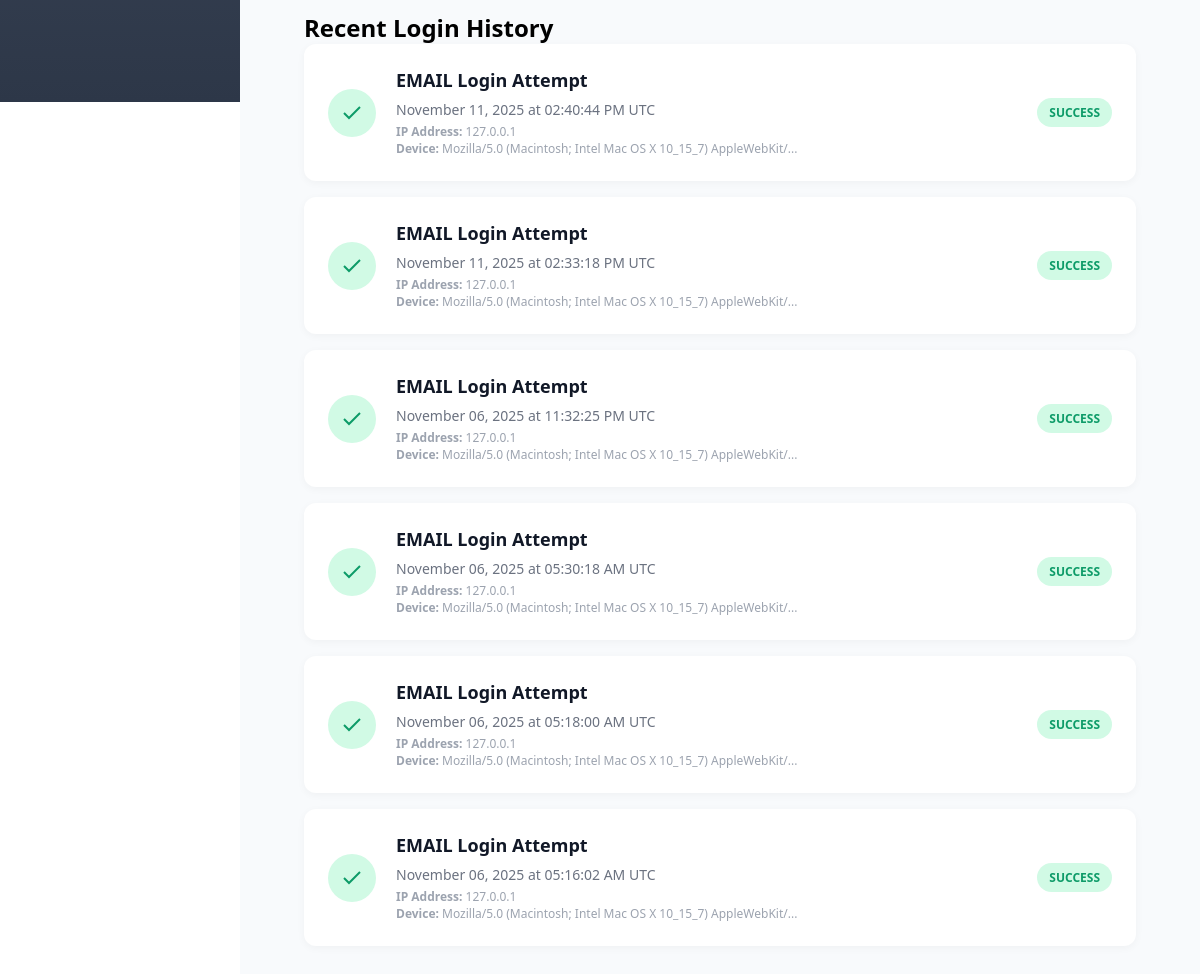
/recent-activity (signed in, lower part), run on an earlier commit of the app's database.
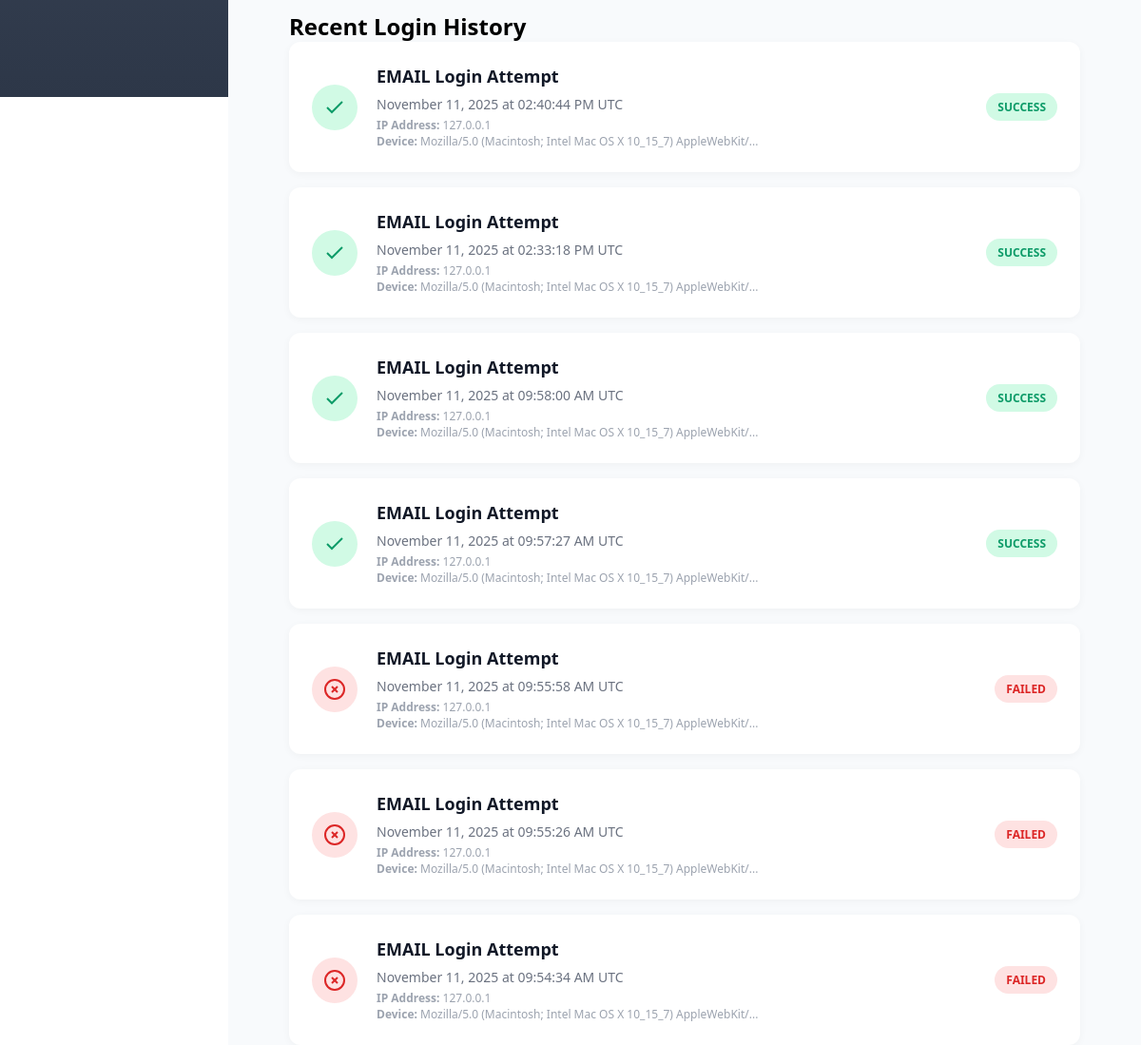
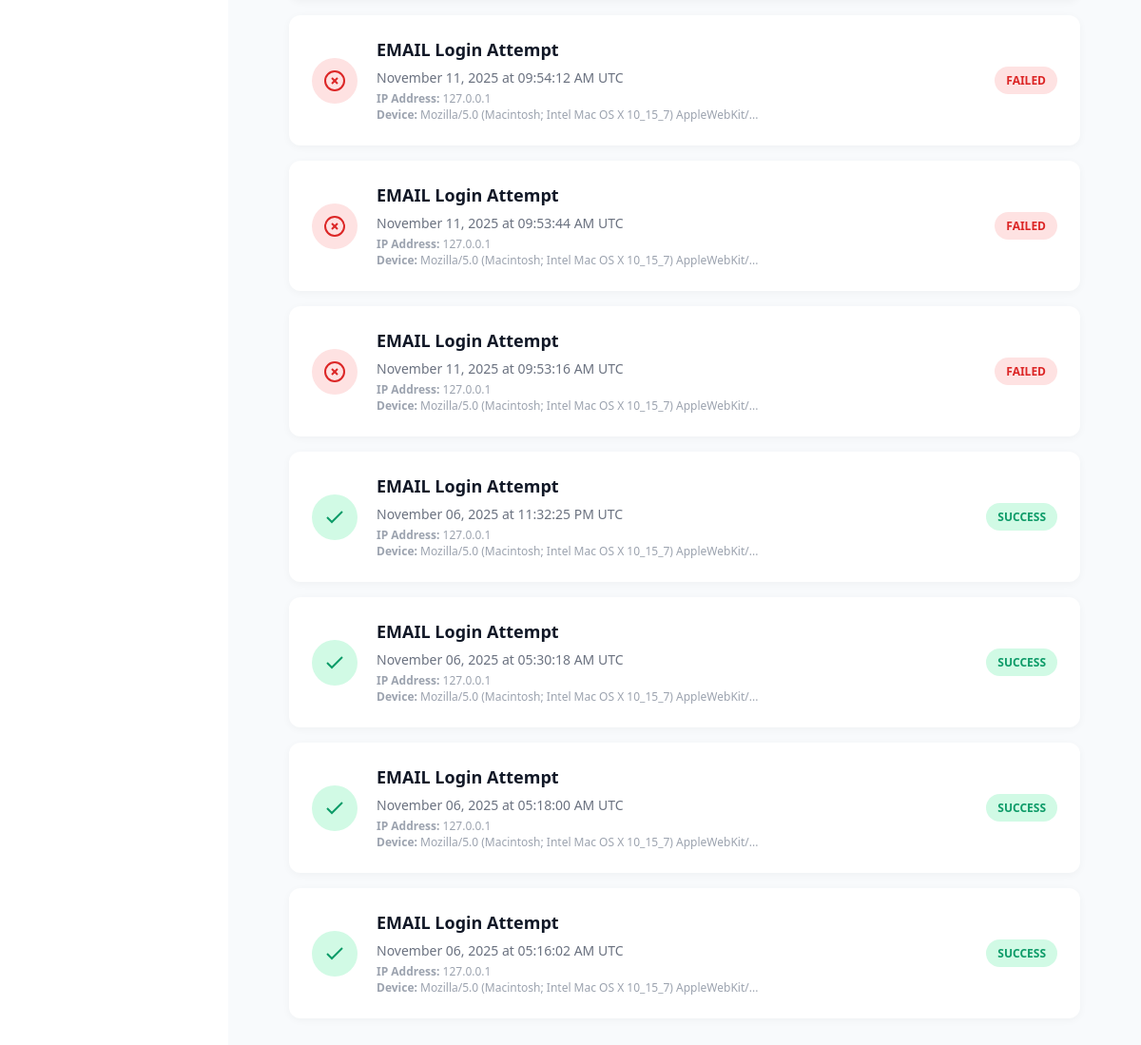
And on a later commit of the database (2 pictures, top to bottom).
### models.py (models this page shows)
class LoginAttempt(db.Model):
    id = db.Column(db.Integer, primary_key=True)
    user_id = db.Column(db.Integer, db.ForeignKey('user.id'))
    username = db.Column(db.String(80), nullable=False)
    method = db.Column(db.String(20), nullable=False)  # otp, biometric, rfid, password
    status = db.Column(db.String(10), nullable=False)  # success, failed
    ip_address = db.Column(db.String(45))
    user_agent = db.Column(db.Text)
    timestamp = db.Column(db.DateTime, default=datetime.utcnow)
    user = db.relationship('User', backref=db.backref('login_attempts', lazy=True))

### app.py (the view)
@app.route('/recent-activity')
@login_required
def recent_activity():
    from models import LoginAttempt
    from flask import request
    from datetime import datetime
    recent_attempts = LoginAttempt.query.filter_by(user_id=current_user.id).order_by(LoginAttempt.timestamp.desc()).limit(20).all()
    current_session = {
        'method': session.get('auth_method', 'unknown'),              # Gets auth method from session
        'ip_address': request.remote_addr,                             # Gets client IP address
        'timestamp': get_est_time(),                                 # Gets current EST timestamp
        'status': 'success',                                            # Sets status as success
        'user_agent': request.headers.get('User-Agent', 'Unknown')     # Gets browser user agent string
    }
    return render_template('recent_activity.html',
                        activities=recent_attempts,
                        current_session=current_session)

### app.py (called while the page is built)
@login_manager.user_loader
def load_user(user_id):
    return User.query.get(int(user_id))

@app.context_processor
def inject_user():
    from flask_login import current_user
    return dict(current_user=current_user)

### auth.py (called while the page is built)
def get_est_time():
    return datetime.now(EST)

### templates/recent_activity.html (shortened to what this page needs)
{% extends "base.html" %}
{% block content %}
<div class="page-container">
    <div class="content-section">
        <div class="activity-section">
            <h2 class="card-title">Recent Login History</h2>
            {% if activities %}
            <div class="activity-list">
                {% for activity in activities %}
                <div class="activity-item">
                    <div class="activity-icon {{ 'success' if activity.status == 'success' else 'failed' }}">
                        {% if activity.status == 'success' %}
                        <svg width="24" height="24" viewBox="0 0 24 24" fill="none" stroke="currentColor" stroke-width="2">
                            <polyline points="20 6 9 17 4 12"></polyline>
                        </svg>
                        {% else %}
                        <svg width="24" height="24" viewBox="0 0 24 24" fill="none" stroke="currentColor" stroke-width="2">
                            <circle cx="12" cy="12" r="10"></circle>
                            <line x1="15" y1="9" x2="9" y2="15"></line>
                            <line x1="9" y1="9" x2="15" y2="15"></line>
                        </svg>
                        {% endif %}
                    </div>
                    <div class="activity-info">
                        <h3>{{ activity.method|upper }} Login Attempt</h3>
                        <p class="activity-time">{{ activity.timestamp.strftime('%B %d, %Y at %I:%M:%S %p UTC') }}</p>
                        <p class="activity-details">
                            <strong>IP Address:</strong> {{ activity.ip_address }}<br>
                            {% if activity.user_agent %}
                            <strong>Device:</strong> {{ activity.user_agent[:60] }}{% if activity.user_agent|length > 60 %}...{% endif %}
                            {% endif %}
                        </p>
                    </div>
                    <span class="activity-status {{ activity.status }}">{{ activity.status|upper }}</span>
                </div>
                {% endfor %}
            </div>
            {% else %}
            <div class="empty-state">
                <p>No recent activity found</p>
            </div>
            {% endif %}
        </div>
    </div>
</div>
{% endblock %}

What changed in the data, as far as the page shows it:
added LoginAttempt: method "EMAIL", timestamp "November 11, 2025 at 09:58:00 AM UTC", ip_address "127.0.0.1", user_agent "Mozilla/5.0 (Macintosh; Intel Mac OS X 10_15_7) AppleWebKit/", status "SUCCESS"
added LoginAttempt: method "EMAIL", timestamp "November 11, 2025 at 09:57:27 AM UTC", ip_address "127.0.0.1", user_agent "Mozilla/5.0 (Macintosh; Intel Mac OS X 10_15_7) AppleWebKit/", status "SUCCESS"
added LoginAttempt: method "EMAIL", timestamp "November 11, 2025 at 09:55:58 AM UTC", ip_address "127.0.0.1", user_agent "Mozilla/5.0 (Macintosh; Intel Mac OS X 10_15_7) AppleWebKit/", status "FAILED"
added LoginAttempt: method "EMAIL", timestamp "November 11, 2025 at 09:55:26 AM UTC", ip_address "127.0.0.1", user_agent "Mozilla/5.0 (Macintosh; Intel Mac OS X 10_15_7) AppleWebKit/", status "FAILED"
added LoginAttempt: method "EMAIL", timestamp "November 11, 2025 at 09:54:34 AM UTC", ip_address "127.0.0.1", user_agent "Mozilla/5.0 (Macintosh; Intel Mac OS X 10_15_7) AppleWebKit/", status "FAILED"
added LoginAttempt: method "EMAIL", timestamp "November 11, 2025 at 09:54:12 AM UTC", ip_address "127.0.0.1", user_agent "Mozilla/5.0 (Macintosh; Intel Mac OS X 10_15_7) AppleWebKit/", status "FAILED"
added LoginAttempt: method "EMAIL", timestamp "November 11, 2025 at 09:53:44 AM UTC", ip_address "127.0.0.1", user_agent "Mozilla/5.0 (Macintosh; Intel Mac OS X 10_15_7) AppleWebKit/", status "FAILED"
added LoginAttempt: method "EMAIL", timestamp "November 11, 2025 at 09:53:16 AM UTC", ip_address "127.0.0.1", user_agent "Mozilla/5.0 (Macintosh; Intel Mac OS X 10_15_7) AppleWebKit/", status "FAILED"
